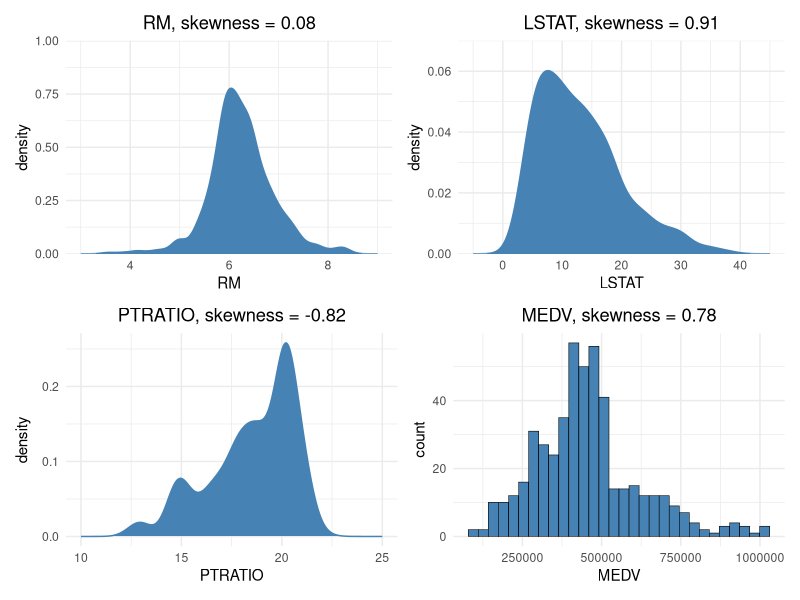

Reproduce this figure in R. (Note: this script raises an error after producing the figure.)
library(dplyr)
library(ggplot2)
library(tidyr)
library(patchwork)
library(kableExtra)
library(randomForest)

create_table = function(df) {
  kable(df, "html", align="c") %>%
    kable_styling(bootstrap_options = "striped")
}

raw_df <- read.csv("housing.csv")

create_table(head(raw_df))
create_table(tail(raw_df))

create_table(summary(raw_df))

# Variable distributions/skewness

skewness = function(data, column) {
  col_data = as.numeric(data[[column]])
  n = length(col_data)
  mean = mean(col_data)
  std = sd(col_data)
  skew = (n*sum((col_data-mean)^3)) / ((n-1)*(n-2)*std^3)
  return(skew)
}

p1 <- ggplot(data=raw_df, aes(x=RM)) +
  geom_density(color="steelblue", fill = "steelblue") +
  scale_x_continuous(limits=c(3, 9)) +
  scale_y_continuous(limits=c(0, 1), expand = c(0, 0)) +
  labs(title=paste("RM, skewness =", round(skewness(raw_df, "RM"), 2))) +
  theme_minimal() +
  theme(plot.title = element_text(hjust = 0.5))

p2 <- ggplot(data=raw_df, aes(x=LSTAT)) +
  geom_density(color="steelblue", fill = "steelblue") +
  scale_x_continuous(limits=c(-5, 45)) + 
  scale_y_continuous(limits=c(0, 0.07), expand = c(0, 0)) +
  labs(title=paste("LSTAT, skewness =", round(skewness(raw_df, "LSTAT"), 2))) +
  theme_minimal() +
  theme(plot.title = element_text(hjust = 0.5))

p3 <- ggplot(data=raw_df, aes(x=PTRATIO)) +
  geom_density(color="steelblue", fill = "steelblue") +
  scale_x_continuous(limits = c(10, 25)) +
  labs(title=paste("PTRATIO, skewness =", round(skewness(raw_df, "PTRATIO"), 2))) +
  theme_minimal() +
  theme(plot.title = element_text(hjust = 0.5))

p4 <- ggplot(data=raw_df, aes(x=MEDV)) +
  geom_histogram(bins = 30, color="black", fill="steelblue", linewidth=0.2) +
  labs(title=paste("MEDV, skewness =", round(skewness(raw_df, "MEDV"), 2))) +
  theme_minimal() +
  theme(plot.title = element_text(hjust = 0.5))

(p1 | p2) / (p3 | p4)

p5 <- ggplot(data=raw_df, aes(x=LSTAT, y=MEDV)) +
  geom_point() +
  geom_smooth(method = "lm", color = "blue") +
  labs(title="LSTAT vs MEDV") +
  theme_minimal() +
  theme(plot.margin = margin(t = 2, r = 2, b = 2, l = 2), axis.title = element_blank())

p6 <- ggplot(data=raw_df, aes(x=PTRATIO, y=MEDV)) +
  geom_point() +
  geom_smooth(method = "lm", color = "red") +
  labs(title="PTRATIO vs MEDV") +
  theme_minimal() +
  theme(plot.margin = margin(t = 2, r = 2, b = 2, l = 2), axis.title = element_blank())

p7 <- ggplot(data=raw_df, aes(x=RM, y=MEDV)) +
  geom_point() +
  geom_smooth(method="lm", color="orange") +
  labs(title="RM vs MEDV") +
  theme_minimal() +
  theme(plot.margin = margin(0,0,0,0), axis.title = element_blank())

combined_plot <- p5 + p6 + p7 + plot_layout(nrow = 1)

ggsave("plots_row.png", combined_plot, width = 12, height = 4, dpi = 300)

# Data preprocessing

## Outlier detection

remove_outliers <- function(data, columns = c("LSTAT", "RM", "PTRATIO")) {
  if (is.null(columns)) {
    columns <- names(data)[sapply(data, is.numeric)]
  }
  
  clean_data <- data
  outlier_info <- list()
  
  for (col in columns) {
    if (!col %in% names(data)) {
      warning(paste("Column", col, "not found in data frame"))
      next
    }
    
    if (!is.numeric(data[[col]])) {
      warning(paste("Column", col, "is not numeric, skipping"))
      next
    }
    
    Q1 <- quantile(data[[col]], 0.25, na.rm = TRUE)
    Q3 <- quantile(data[[col]], 0.75, na.rm = TRUE)
    IQR <- Q3 - Q1
    
    lower_bound <- Q1 - 1.5 * IQR
    upper_bound <- Q3 + 1.5 * IQR
    
    outliers <- which(data[[col]] < lower_bound | data[[col]] > upper_bound)
    
    outlier_info[[col]] <- list(
      count = length(outliers),
      indices = outliers,
      values = data[[col]][outliers],
      lower_bound = lower_bound,
      upper_bound = upper_bound
    )
    
    clean_data <- clean_data[is.na(data[[col]]) | 
                               (data[[col]] >= lower_bound & data[[col]] <= upper_bound), ]
  }
  
  cat("Outlier Removal Summary:\n")
  cat("Original data shape:", nrow(data), "rows,", ncol(data), "columns\n")
  cat("Clean data shape:", nrow(clean_data), "rows,", ncol(clean_data), "columns\n")
  cat("Total rows removed:", nrow(data) - nrow(clean_data), "\n\n")
  
  for (col in names(outlier_info)) {
    info <- outlier_info[[col]]
    cat("Column", col, ":\n")
    cat("  Outliers found:", info$count, "\n")
    cat("  Bounds: [", round(info$lower_bound, 3), ",", round(info$upper_bound, 3), "]\n")
    if (info$count > 0) {
      cat("  Outlier range: [", round(min(info$values), 3), ",", round(max(info$values), 3), "]\n")
    }
    cat("\n")
  }
  
  attr(clean_data, "outlier_info") <- outlier_info
  return(clean_data)
}

df = remove_outliers(raw_df)

## Split data into train and test sets

set.seed(123)
train_indices <- sample(1:nrow(df), size = 0.8*nrow(df))

train_data = df[train_indices, ]
test_data = df[-train_indices, ]

X_train <- train_data[, !names(train_data) %in% "MEDV"]
y_train <- train_data$MEDV
X_test <- test_data[, !names(test_data) %in% "MEDV"]
y_test <- test_data$MEDV

# Linear regression

lm <- lm(y_train ~ ., data=X_train)
summary(lm)

train_predictions <- predict(lm, X_train)
test_predictions <- predict(lm, X_test)

train_r2 <- summary(lm)$r.squared
test_r2 <- cor(test_predictions, y_test, use = "complete.obs")^2

ggplot(mapping = aes(x = lm$fitted.values, y = lm$residuals)) + 
  geom_point(shape = 1) +
  geom_smooth(method = "loess", se = FALSE, color = "blue") + 
  geom_hline(yintercept = 0, linetype = "dashed", color = "red") +
  labs(
    x = "Fitted Values",
    y = "Residuals",
    title = "Residuals vs Fitted"
  ) +
  theme_minimal() +
  theme(plot.title = element_text(hjust = 0.5))

cat("Train R^2:", train_r2, "\n")
cat("Test R^2:", test_r2)

## Linear regression (log(LSTAT))

lm_log <- lm(y_train ~ RM + PTRATIO + log(LSTAT), data=X_train)
summary(lm_log)

train_predictions_log <- predict(lm_log, X_train)
test_predictions_log <- predict(lm_log, X_test)

train_r2_log <- summary(lm_log)$r.squared
test_r2_log <- cor(test_predictions_log, y_test, use = "complete.obs")^2

ggplot(mapping = aes(x = lm_log$fitted.values, y = lm_log$residuals)) + 
  geom_point(shape = 1) +
  geom_smooth(method = "loess", se = FALSE, color = "blue") + 
  geom_hline(yintercept = 0, linetype = "dashed", color = "red") +
  labs(
    x = "Fitted Values",
    y = "Residuals",
    title = "Residuals vs Fitted"
  ) +
  theme_minimal() +
  theme(plot.title = element_text(hjust = 0.5))

cat("Train R^2:", train_r2_log, "\n")
cat("Test R^2:", test_r2_log)

# Random forest

train_df <- cbind(X_train, MEDV = y_train)
rf_model <- randomForest(MEDV ~ ., data = train_df, ntree = 20, mtry = 1, nodesize = 40, importance = TRUE, na.action = na.exclude)
print(rf_model)

train_preds <- predict(rf_model, X_train)
test_preds <- predict(rf_model, X_test)

train_r2 <- cor(train_preds, y_train, use = "complete.obs")^2
test_r2 <- cor(test_preds, y_test, use = "complete.obs")^2

cat("Train R^2:", train_r2, "\n")
cat("Test R^2:", test_r2)

ggplot(data.frame(Predicted = test_preds, Actual = y_test), aes(x = Actual, y = Predicted)) +
  geom_point(shape = 1, alpha = 0.6) +
  geom_abline(slope = 1, intercept = 0, color = "blue", linetype = "dashed") +
  theme_minimal() +
  labs(title = "Random Forest: Predicted vs Actual (Test Set)",
       x = "Actual MEDV", y = "Predicted MEDV") +
  theme(plot.title = element_text(hjust = 0.5))

importance_df <- as.data.frame(importance(rf_model))
importance_df$Variable <- rownames(importance_df)

ggplot(importance_df, aes(x = reorder(Variable, `%IncMSE`), y = `%IncMSE`)) +
  geom_bar(stat = "identity", fill = "steelblue") +
  coord_flip() +
  theme_minimal() +
  labs(
    title = "Variable Importance (%IncMSE)",
    x = "Variable",
    y = "% Increase in MSE"
  ) +
  theme(plot.title = element_text(hjust = 0.5))

# Final performance comparison

lm_train_r2 <- 0.7174
lm_test_r2 <- 0.7262
lm_adj_r2 <- 0.715

lm_log_train_r2 <- 0.7433
lm_log_test_r2 <- 0.719
lm_log_adj_r2 <- 0.7411

rf_train_r2 <- 0.8541
rf_test_r2 <- 0.8201

results_df <- data.frame(
  Model = c("Linear Regression", "Linear Regression (log LSTAT)", "Random Forest"),
  `Train R2` = c(lm_train_r2, lm_log_train_r2, rf_train_r2),
  `Test R2` = c(lm_test_r2, lm_log_test_r2, rf_test_r2),
  `Adjusted R2` = c(lm_adj_r2, lm_log_adj_r2, NA)
)

results_df %>%
  kable("html", digits = 3, caption = "Model Performance Comparison") %>%
  kable_styling(bootstrap_options = c("striped", "hover", "condensed", "responsive"), 
                full_width = FALSE, 
                position = "center") %>%
  row_spec(0, bold = TRUE)
